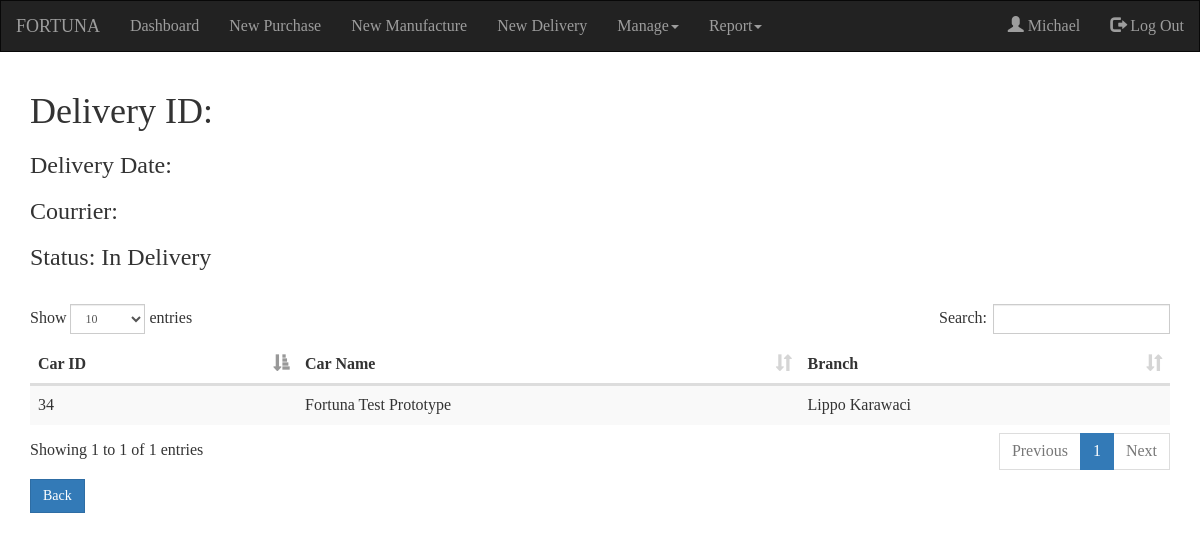
Screenshot of /deldetail.php (signed in) with the database file from the repository.
### tables this page shows
CREATE TABLE `deliverydetail` (
  `delId` varchar(20) NOT NULL,
  `carId` varchar(20) NOT NULL,
  `delDetStatus` int(11) NOT NULL
);

CREATE TABLE `card` (
  `cardId` int(20) NOT NULL,
  `cardName` varchar(50) NOT NULL,
  `cardHeight` int(11) NOT NULL,
  `cardWidth` int(11) NOT NULL,
  `cardLength` int(11) NOT NULL,
  `cardType` varchar(20) NOT NULL,
  `cardWeight` int(11) NOT NULL,
  `cardPrice` int(11) NOT NULL,
  `cardAdded` date NOT NULL,
  `cardPhoto` varchar(30) NOT NULL,
  `cardStatus` tinyint(4) NOT NULL
);

CREATE TABLE `branch` (
  `braId` varchar(20) NOT NULL,
  `braName` varchar(30) NOT NULL,
  `braAddress` text NOT NULL,
  `braManager` varchar(20) NOT NULL,
  `braPhone` varchar(15) NOT NULL,
  `braMail` varchar(50) NOT NULL,
  `braStatus` tinyint(4) NOT NULL
);

### koneksi.php (called while the page is built, shortened)
<?php
$con=mysqli_connect('localhost', 'root', '', 'uas_pos');
function querySelect($query){
  global $con;
  $hello=mysqli_fetch_array(mysqli_query($con, $query));
  return $hello;
}
function queryRun($query){
  global $con;
  $hello=mysqli_query($con, $query);
  return $hello;
}
function queryTable($query){
  $hello=mysqli_fetch_assoc($query);
  return $hello;
}
?>

### deldetail.php (the view, shortened to what this page needs)
<?php
if(isset($_SESSION['empId'])){
  ?>
  <!DOCTYPE html>
  <html lang="en">
  <head>
    <link rel="stylesheet" href="https://maxcdn.bootstrapcdn.com/bootstrap/3.3.7/css/bootstrap.min.css">
    <link rel="stylesheet" href="css/css.css">
    <link rel="stylesheet" href="css/dataTables.bootstrap.min.css">
  </head>
  <body>
    <?php include('koneksi.php');
    $id=$_GET['id'];
    $query="SELECT delivery.delDate, delivery.delStatus, employee.empFName, employee.empLName FROM delivery, employee WHERE delivery.delivererId=employee.empId AND delivery.delId='$id'";
    $hasil=querySelect($query);
    $date=$hasil['delDate'];
    $courrier=$hasil['empFName']." ".$hasil['empLName'];
    $stat=$hasil['delStatus'];
    $status="";
    if($stat==1){
        $status="Delivered";
    }else{
        $status="In Delivery";
    }
    function hasil(){
        global $id;
        $query=queryRun("SELECT deliverydetail.delId, deliverydetail.carId, card.cardName, branch.braName FROM deliverydetail, card, branch, car, production, productiondet WHERE card.cardId=car.cardId AND  deliverydetail.carId=car.carId AND deliverydetail.delId='$id' AND production.braId=branch.braId AND production.prodId=productiondet.prodId AND car.carId=productiondet.carId");
        while($hasil=queryTable($query)){
            $cardName=$hasil['cardName'];
            $carId=$hasil['carId'];
            $braName=$hasil['braName'];
            ?>
            <tr>
                <td><?php echo $carId?></td>
                <td><?php echo $cardName?></td>
                <td><?php echo $braName?></td>
            </tr>
            <?php
        }
    }
    ?>
    <nav class="navbar navbar-inverse">
      <div class="container-fluid">
        <div class="navbar-header">
          <a class="navbar-brand" href="#">FORTUNA</a>
        </div>
        <ul class="nav navbar-nav">
          <li><a href="dashboard.php">Dashboard</a></li>
            <li><a href="newpurchase.php">New Purchase</a></li>
            <li><a href="newmanufactur.php">New Manufacture</a></li>
            <li><a href="newdelivery.php">New Delivery</a></li>
            <?php
              if($_SESSION['positionAccess'] <= 2){
                ?>
          <li class="dropdown"><a class="dropdown-toggle" data-toggle="dropdown"href="#">Manage<span class="caret"></span></a>
          </li>
            <?php
              }
            ?>
            <li class="dropdown"><a class="dropdown-toggle" data-toggle="dropdown"href="#">Report<span class="caret"></span></a>
          </li>
        </ul>
        <ul class="nav navbar-nav navbar-right">
          <li><a href="#"><span class="glyphicon glyphicon-user"></span> <?php echo $_SESSION['name']?></a> </li>
          <li><a href="login.php?logout=1"><span class="glyphicon glyphicon-log-out"></span> Log Out</a></li>
      </ul>
      </div>
    </nav>
    <div class="container">
        <h1>Delivery ID: <?php echo $id?></h1>
        <h3>Delivery Date: <?php echo $date?></h3>
        <h3>Courrier: <?php echo $courrier?></h3>
        <h3>Status: <?php echo $status?></h3><br>
        <table class="table table-striped">
            <thead>
                <th>Car ID</th>
                <th>Car Name</th>
                <th>Branch</th>
            </thead>
            <tbody>
                <?php echo hasil()?>
            </tbody>
        </table>
        <a href="mandel.php" class="btn btn-primary">Back</a>
    </div>
  </body>
  </html>
<?php
}else{
header("location:login.php?lfail=1");
} ?>

### css/css.css (style rules this page uses)
body { font-family: moon; font-size: 16px; }
.navbar-brand { font-family: oneday; }
.nav { font-size: 16px; }

### deldetail.php (style rules this page uses)
* { border-radius: 0 !important; }

### rows the page displays
deliverydetail: carId "34", card.cardName "Fortuna Test Prototype", branch.braName "Lippo Karawaci"

### other values shown
$_SESSION['name'] "Michael"
$status "In Delivery"
